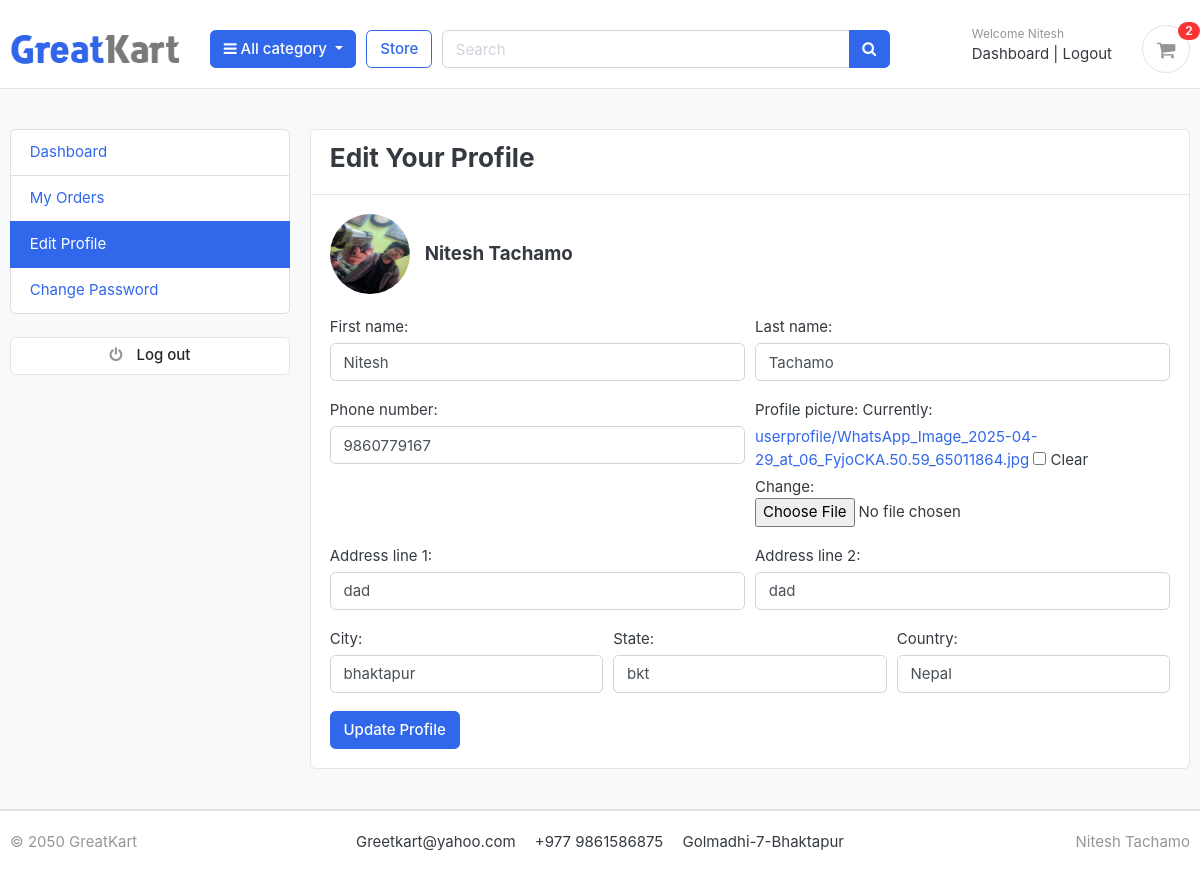
The app's page /accounts/edit_profile/ (signed in) with its own data.
### accounts/models.py (models this page shows, shortened)
class Account(AbstractBaseUser):
    first_name=models.CharField(max_length=50)
    last_name=models.CharField(max_length=50)
    username=models.CharField(max_length=50,unique=True)
    email=models.EmailField(max_length=100,unique=True)
    phone_number=models.CharField(max_length=50)
    date_joined=models.DateTimeField(auto_now_add=True)
    last_login=models.DateTimeField(auto_now_add=True)
    is_admin =models.BooleanField(default=False)
    is_staff =models.BooleanField(default=False)
    is_active =models.BooleanField(default=False)
    is_superadmin =models.BooleanField(default=False)
    USERNAME_FIELD='email'
    REQUIRED_FIELDS=['username','first_name','last_name']
    objects=MyAccountManager()

class UserProfile(models.Model):
    user=models.OneToOneField(Account,on_delete=models.CASCADE)
    address_line_1=models.CharField(max_length=200,blank=True)
    address_line_2=models.CharField(max_length=200,blank=True)
    profile_picture = models.ImageField(blank=True, upload_to="userprofile/")
    city=models.CharField(blank=True,max_length=20)
    state=models.CharField(blank=True,max_length=20)
    country=models.CharField(blank=True,max_length=20)

### accounts/views.py (the view)
# urls.py: path('edit_profile/',views.edit_profile,name="edit_profile"),
@login_required
def edit_profile(request):
    user = request.user
    try:
        profile = UserProfile.objects.get(user=user)
    except UserProfile.DoesNotExist:
        profile = UserProfile(user=user)
        profile.save()
    if request.method == 'POST':
        user_form = UserForm(request.POST, instance=user)
        profile_form = UserProfileForm(request.POST, request.FILES, instance=profile)
        if user_form.is_valid() and profile_form.is_valid():
            user_form.save()
            profile_form.save()
            messages.success(request, 'Your profile has been updated!')
            return redirect('edit_profile')
        else:
            messages.error(request, 'Please correct the error below.')
    else:
        user_form = UserForm(instance=user)
        profile_form = UserProfileForm(instance=profile)
    context = {
        'user_form': user_form,
        'profile_form': profile_form,
    }
    return render(request, 'accounts/edit_profile.html', context)

### accounts/forms.py
class UserForm(forms.ModelForm):
    class Meta:
        model = Account
        fields = ['first_name', 'last_name', 'phone_number']
    def __init__(self, *args, **kwargs):
        super(UserForm, self).__init__(*args, **kwargs)
        for field_name, field in self.fields.items():
            field.widget.attrs['class'] = 'form-control'

class UserProfileForm(forms.ModelForm):
    class Meta:
        model = UserProfile
        fields = ['address_line_1', 'address_line_2', 'profile_picture', 'city', 'state', 'country']
    def __init__(self, *args, **kwargs):
        super(UserProfileForm, self).__init__(*args, **kwargs)
        for field_name, field in self.fields.items():
            if field_name == 'profile_picture':
                field.widget.attrs['class'] = 'form-control-file'
            else:
                field.widget.attrs['class'] = 'form-control'

### carts/context_processors.py (called while the page is built)
def counter(request):
    cart_count=0
    if 'admin' in request.path:
        return{}
    else:
        try:
            cart=Cart.objects.filter(cart_id=_cart_id(request))
            if request.user.is_authenticated:
                cart_items=CartItem.objects.all().filter(user=request.user)
            else:
                cart_items=CartItem.objects.all().filter(cart=cart[:1])
            for cart_item in cart_items:
                cart_count += cart_item.quantity
        except Cart.DoesNotExist:
            cart_count=0
    return dict(cart_count=cart_count)

### carts/views.py (called while the page is built)
def _cart_id(request):
    cart = request.session.session_key
    if not cart:
        cart = request.session.create()
    return cart

### category/context_processors.py (called while the page is built)
def menu_links(request):
    links = Category.objects.all()
    return dict(links=links)

### category/models.py (called while the page is built)
    def get_url(self):
        return reverse('products_by_category', args=[self.slug])

### templates/accounts/edit_profile.html (shortened to what this page needs)
{% extends "base.html" %}
{% block content %}
<section class="section-conten padding-y bg">
  <div class="container">
    <div class="row">
      {% include "includes/dashboard_sidebar.html" %}
      <main class="col-md-9">
        <article class="card">
          <header class="card-header">
            <h3 class="d-inline-block mr-3">Edit Your Profile</h3>
          </header>
          <div class="card-body">
            <div class="d-flex align-items-center mb-4">
              {% if profile_form.instance.profile_picture %}
                <img src="{{ profile_form.instance.profile_picture.url }}" alt="Profile Picture" class="rounded-circle mr-3" width="80" height="80">
              {% else %}
                <img src="https://via.placeholder.com/60" alt="No Profile Picture" class="rounded-circle mr-3">
              {% endif %}
              <div>
                <h5 class="mb-0">{{ user_form.instance.first_name }} {{ user_form.instance.last_name }}</h5>
              </div>
            </div>
            <form method="POST" enctype="multipart/form-data">
              <div class="form-row">
                <div class="form-group col-md-6">
                  {{ user_form.first_name.label_tag }}
                  {{ user_form.first_name }}
                </div>
                <div class="form-group col-md-6">
                  {{ user_form.last_name.label_tag }}
                  {{ user_form.last_name }}
                </div>
              </div>
              <div class="form-row">
                <div class="form-group col-md-6">
                  {{ user_form.phone_number.label_tag }}
                  {{ user_form.phone_number }}
                </div>
                <div class="form-group col-md-6">
                  {{ profile_form.profile_picture.label_tag }}
                  {{ profile_form.profile_picture }}
                </div>
              </div>
              <div class="form-row">
                <div class="form-group col-md-6">
                  {{ profile_form.address_line_1.label_tag }}
                  {{ profile_form.address_line_1 }}
                </div>
                <div class="form-group col-md-6">
                  {{ profile_form.address_line_2.label_tag }}
                  {{ profile_form.address_line_2 }}
                </div>
              </div>
              <div class="form-row">
                <div class="form-group col-md-4">
                  {{ profile_form.city.label_tag }}
                  {{ profile_form.city }}
                </div>
                <div class="form-group col-md-4">
                  {{ profile_form.state.label_tag }}
                  {{ profile_form.state }}
                </div>
                <div class="form-group col-md-4">
                  {{ profile_form.country.label_tag }}
                  {{ profile_form.country }}
                </div>
              </div>
              <button type="submit" class="btn btn-primary">Update Profile</button>
            </form>
          </div>
        </article>
      </main>
    </div>
  </div>
</section>
{% endblock %}

### templates/includes/navbar.html (shortened to what this page needs)
{% load static %}
<header class="section-header">
    <section class="header-main border-bottom" style="margin-top: 10px;">
        <div class="container">
    <div class="row align-items-center">
        <div class="col-lg-2 col-md-3 col-6">
            <a href="/" class="brand-wrap">
                <img class="logo" src="{% static 'images/logo.png' %}">
            </a>
        </div>
        <div class="col-lg col-sm col-md col-6 flex-grow-0">
            <div class="category-wrap dropdown d-inline-block float-right">
                <button type="button" class="btn btn-primary dropdown-toggle" data-toggle="dropdown">
                    <i class="fa fa-bars"></i> All category
                </button>
            </div>
        </div>
        <a href="{% url 'store' %}" class="btn btn-outline-primary">Store</a>
        <div class="col-lg col-md-6 col-sm-12 col">
            <form action=" {% url "search" %}" class="search" method="GET">
                <div class="input-group w-100">
                    <input type="text" class="form-control" style="width:60%;" placeholder="Search" name="keyword">
                    <div class="input-group-append">
                      <button class="btn btn-primary" type="submit">
                        <i class="fa fa-search"></i>
                      </button>
                    </div>
                </div>
            </form>
        </div>
        <div class="col-lg-3 col-sm-6 col-8 order-2 order-lg-3">
            <div class="d-flex justify-content-end mb-3 mb-lg-0">
                {% if user.is_authenticated %}
                <div class="widget-header">
                    <small class="title text-muted">Welcome {{ user.first_name }}</small>
                    <div>
                        <a href="{% url "dashboard" %}">Dashboard</a> <span class="dark-transp"> | </span>
                        <a href="{% url 'logout' %}">Logout</a>
                    </div>
                </div>
            {% endif %}
                <a href=" {% url "cart" %}" class="widget-header pl-3 ml-3">
                    <div class="icon icon-sm rounded-circle border"><i class="fa fa-shopping-cart"></i></div>
                    <span class="badge badge-pill badge-danger notify">{{ cart_count}}</span>
                </a>
            </div>
        </div>
    </div>
        </div>
    </section>
    </header>

### GreetKart/static/css/ui.css (style rules this page uses)
html { font-family: "Inter", sans-serif; font-size: 15px; }
.icon-xs, .icon-sm, .icon-md, .icon-lg { display: inline-block; text-align: center; flex-shrink: 0; flex-grow: 0; }
.icon-sm { width: 48px; height: 48px; line-height: 48px !important; font-size: 20px; }
.padding-y { padding-top: 40px; padding-bottom: 40px; }
article:after, .form-group:after { display: block; clear: both; content: ""; }
.bg { background-color: #f8f9fa; }
.header-main { position: relative; padding-top: 1rem; padding-bottom: 1rem; }
.brand-wrap .logo, .navbar-brand .logo { margin-right: 7px; max-height: 42px; display: inline-block; }
.widget-header { display: inline-block; vertical-align: middle; position: relative; }
.widget-header a { color: #343a40; }
.widget-header i { color: #969696; }
.widget-header .title { display: block; }
.widget-header .notify { position: absolute; top: -3px; right: -10px; }
.notify { position: absolute; top: -4px; right: -10px; display: inline-block; padding: 0.25em 0.6em; font-size: 12px; line-height: 1; text-align: center; border-radius: 3rem; color: #fff; background-color: #fa3434; }

### records on screen
Account: first_name "Nitesh", instance.first_name "Nitesh", instance.last_name "Tachamo", last_name "Tachamo", phone_number "9860779167"
UserProfile: instance.profile_picture (picture), address_line_1 "dad", address_line_2 "dad", city "bhaktapur", state "bkt", country "Nepal"

### other values on screen
{{ cart_count }} "2"
{{ user_form.first_name.label_tag }} "First name:"
{{ user_form.last_name.label_tag }} "Last name:"
{{ user_form.phone_number.label_tag }} "Phone number:"
{{ profile_form.profile_picture.label_tag }} "Profile picture:"
{{ profile_form.address_line_1.label_tag }} "Address line 1:"
{{ profile_form.address_line_2.label_tag }} "Address line 2:"
{{ profile_form.city.label_tag }} "City:"
{{ profile_form.state.label_tag }} "State:"
{{ profile_form.country.label_tag }} "Country:"
